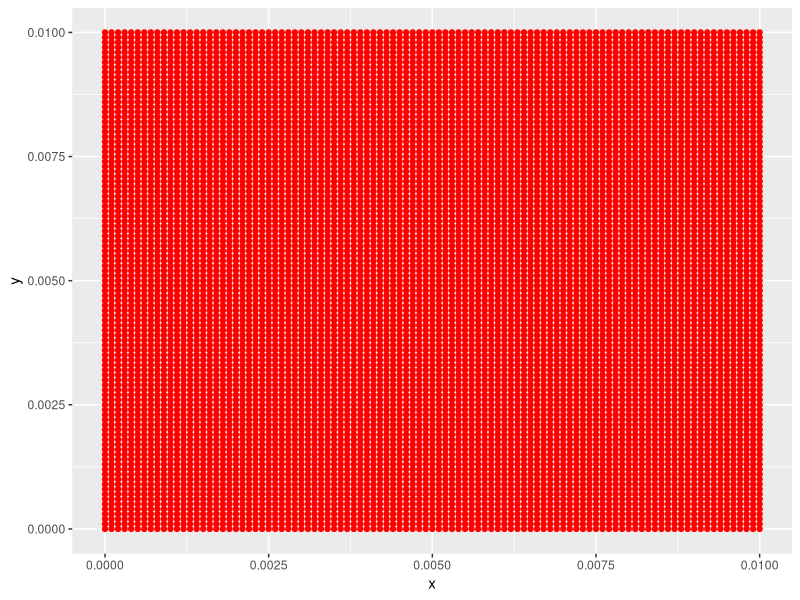
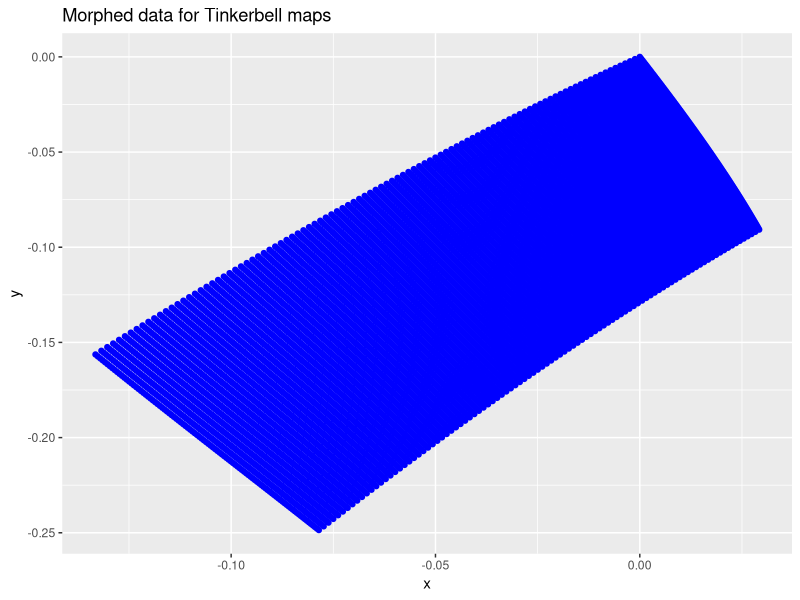
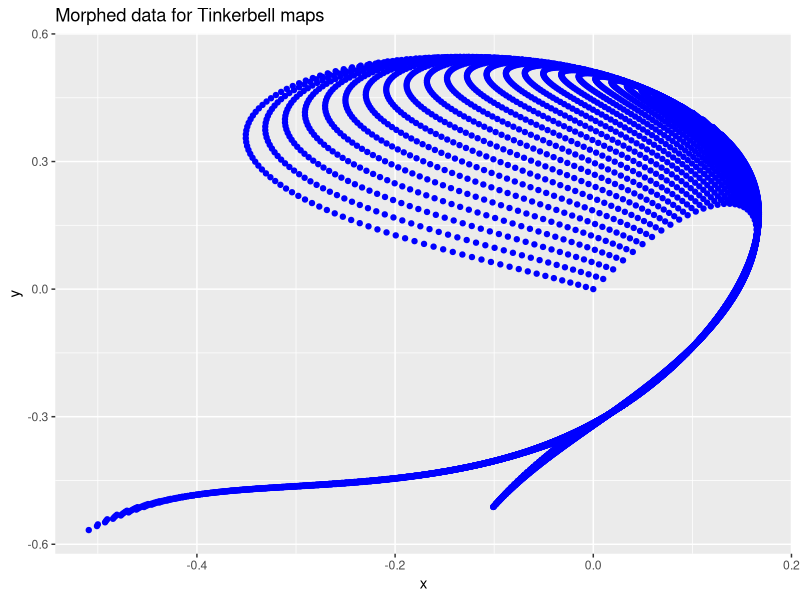
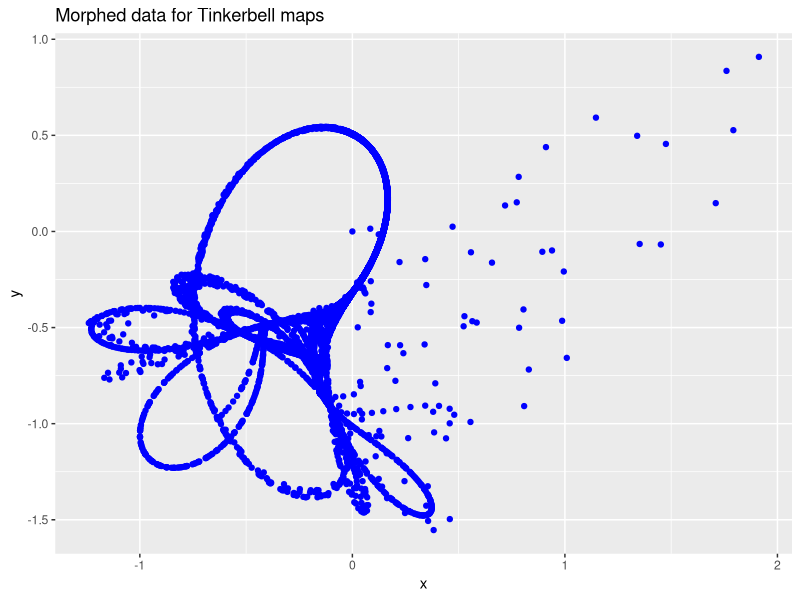
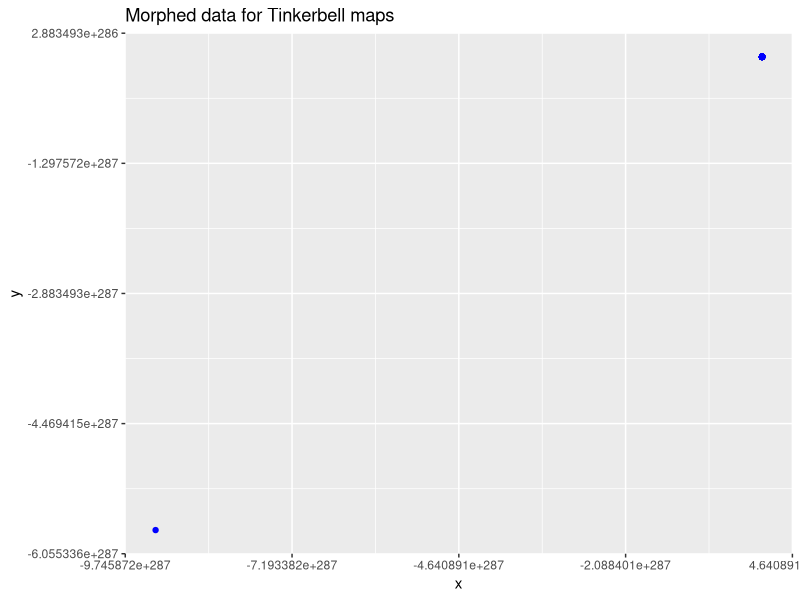
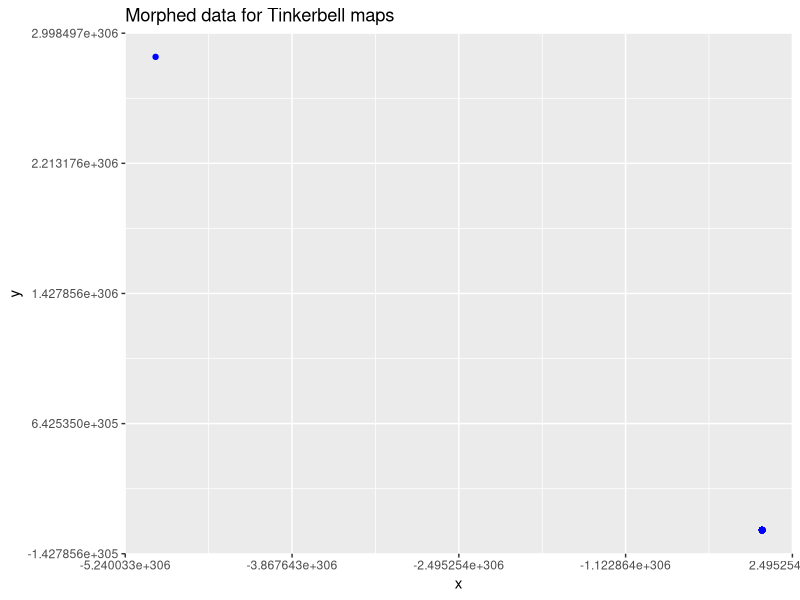
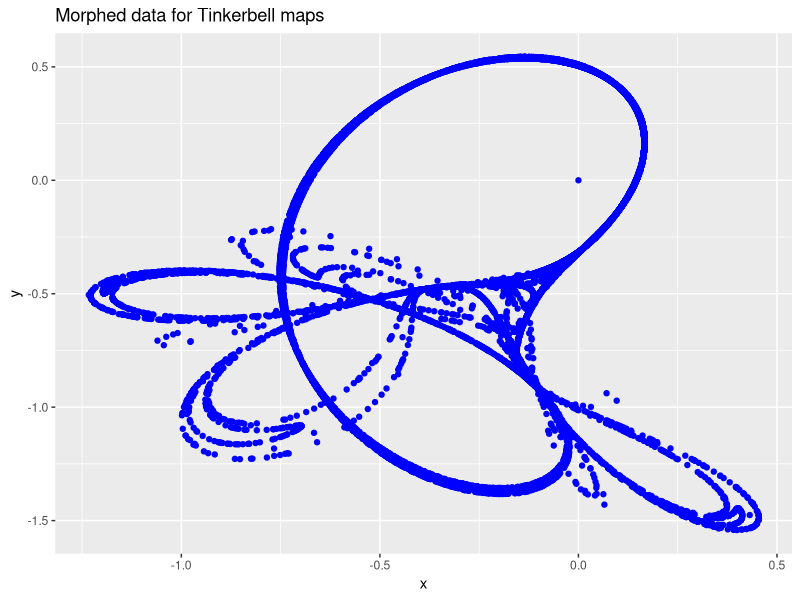
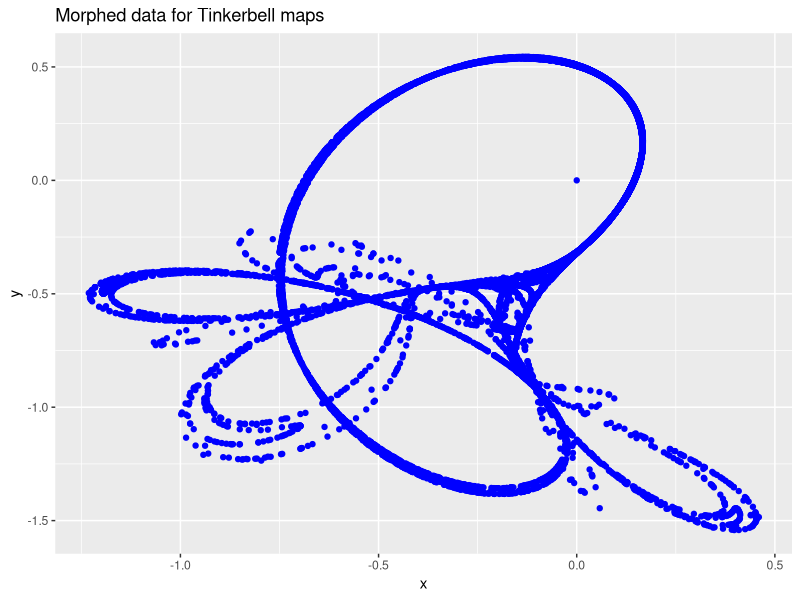

The R source for these figures, in order:
# Square into a chaotic attractor using the Tinkerbell iterator setup
library(ggplot2)

# parameters of Henon
a <- 0.9
b <- -0.6013
c <- 2.0
d <- 0.5

# 2nd common parameter choice
#a <- -0.3
#b <- -0.6
#c <- 2.0
#d <- 0.27

# plot params and time steps
time_steps <- 100
plot_every <- 10

#initial data params
square_length <- 0.01

# initial square 

x_seq <- seq(0, square_length, by = 0.0001)
y_seq <- x_seq

initial_square <- expand.grid(x_seq, y_seq)

colnames(initial_square) <- c("x", "y")

#initial plot
ggplot(
  data = initial_square
) + geom_point(aes(x = x, y = y), colour = "red")

Sys.sleep(3)

x_init <- initial_square$x
y_init <- initial_square$y

for (t in 1:time_steps) {
  cat(t, "\n")
  x_new  <- x_init*x_init - y_init*y_init + a*x_init + b * y_init
  y_new <- 2*x_init*y_init + c*x_init + d*y_init
  
  x_init <- x_new
  y_init <- y_new
  
  if (t %% plot_every == 0) {
    # new plot
    square <- data.frame(x = x_init, y = y_init)
    
    p1 <- ggplot(
      data = square
    ) + geom_point(aes(x = x, y = y), colour = "blue") + ggtitle("Morphed data for Tinkerbell maps")
    
    print(p1)
    
    Sys.sleep(3) # so we can see it
  }
}






